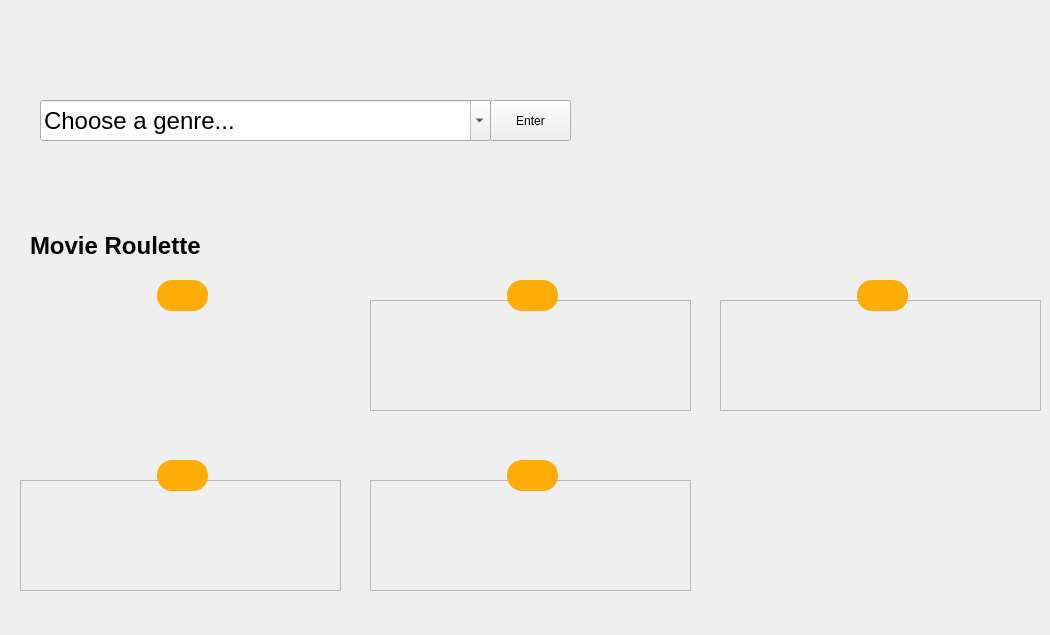
          <widget class="QWidget" name="Randomtab">
           <attribute name="title">
            <string>Page</string>
           </attribute>
           <widget class="QPushButton" name="pushButton_9">
            <property name="geometry">
             <rect>
              <x>30</x>
              <y>550</y>
              <width>32</width>
              <height>32</height>
             </rect>
            </property>
            <property name="layoutDirection">
             <enum>Qt::LeftToRight</enum>
            </property>
            <property name="autoFillBackground">
             <bool>false</bool>
            </property>
            <property name="styleSheet">
             <string notr="true">background-color: rgb(255, 255, 255);</string>
            </property>
            <property name="text">
             <string/>
            </property>
            <property name="icon">
             <iconset>
              <normaloff>../../../Downloads/video-play-3-32 (1).png</normaloff>../../../Downloads/video-play-3-32 (1).png</iconset>
            </property>
            <property name="iconSize">
             <size>
              <width>30</width>
              <height>30</height>
             </size>
            </property>
            <property name="autoExclusive">
             <bool>false</bool>
            </property>
            <property name="autoDefault">
             <bool>false</bool>
            </property>
            <property name="default">
             <bool>false</bool>
            </property>
            <property name="flat">
             <bool>true</bool>
            </property>
           </widget>
           <widget class="QFrame" name="frame_61">
            <property name="geometry">
             <rect>
              <x>157</x>
              <y>460</y>
              <width>51</width>
              <height>31</height>
             </rect>
            </property>
            <property name="styleSheet">
             <string notr="true">border-radius:15px;
background-color: rgb(255, 172, 7);
</string>
            </property>
            <property name="frameShape">
             <enum>QFrame::NoFrame</enum>
            </property>
            <property name="frameShadow">
             <enum>QFrame::Raised</enum>
            </property>
            <widget class="QLabel" name="rating4_5">
             <property name="geometry">
              <rect>
               <x>5</x>
               <y>4</y>
               <width>41</width>
               <height>20</height>
              </rect>
             </property>
             <property name="font">
              <font>
               <pointsize>9</pointsize>
               <weight>75</weight>
               <bold>true</bold>
              </font>
             </property>
             <property name="text">
              <string/>
             </property>
             <property name="alignment">
              <set>Qt::AlignCenter</set>
             </property>
            </widget>
           </widget>
           <widget class="QFrame" name="frame_62">
            <property name="geometry">
             <rect>
              <x>157</x>
              <y>280</y>
              <width>51</width>
              <height>31</height>
             </rect>
            </property>
            <property name="styleSheet">
             <string notr="true">border-radius:15px;
background-color: rgb(255, 172, 7);
</string>
            </property>
            <property name="frameShape">
             <enum>QFrame::NoFrame</enum>
            </property>
            <property name="frameShadow">
             <enum>QFrame::Raised</enum>
            </property>
            <widget class="QLabel" name="rating_5">
             <property name="geometry">
              <rect>
               <x>5</x>
               <y>4</y>
               <width>41</width>
               <height>20</height>
              </rect>
             </property>
             <property name="font">
              <font>
               <pointsize>9</pointsize>
               <weight>75</weight>
               <bold>true</bold>
              </font>
             </property>
             <property name="text">
              <string/>
             </property>
             <property name="alignment">
              <set>Qt::AlignCenter</set>
             </property>
            </widget>
           </widget>
           <widget class="QFrame" name="frame_63">
            <property name="geometry">
             <rect>
              <x>507</x>
              <y>280</y>
              <width>51</width>
              <height>31</height>
             </rect>
            </property>
            <property name="styleSheet">
             <string notr="true">border-radius:15px;
background-color: rgb(255, 172, 7);
</string>
            </property>
            <property name="frameShape">
             <enum>QFrame::NoFrame</enum>
            </property>
            <property name="frameShadow">
             <enum>QFrame::Raised</enum>
            </property>
            <widget class="QLabel" name="rating2_5">
             <property name="geometry">
              <rect>
               <x>5</x>
               <y>4</y>
               <width>41</width>
               <height>20</height>
              </rect>
             </property>
             <property name="font">
              <font>
               <pointsize>9</pointsize>
               <weight>75</weight>
               <bold>true</bold>
              </font>
             </property>
             <property name="text">
              <string/>
             </property>
             <property name="alignment">
              <set>Qt::AlignCenter</set>
             </property>
            </widget>
           </widget>
           <widget class="QLabel" name="titler_2">
            <property name="geometry">
             <rect>
              <x>20</x>
              <y>410</y>
              <width>321</width>
              <height>21</height>
             </rect>
            </property>
            <property name="font">
             <font>
              <pointsize>11</pointsize>
              <weight>75</weight>
              <bold>true</bold>
             </font>
            </property>
            <property name="frameShape">
             <enum>QFrame::NoFrame</enum>
            </property>
            <property name="text">
             <string/>
            </property>
           </widget>
           <widget class="QFrame" name="frame_64">
            <property name="geometry">
             <rect>
              <x>507</x>
              <y>460</y>
              <width>51</width>
              <height>31</height>
             </rect>
            </property>
            <property name="styleSheet">
             <string notr="true">border-radius:15px;
background-color: rgb(255, 172, 7);
</string>
            </property>
            <property name="frameShape">
             <enum>QFrame::NoFrame</enum>
            </property>
            <property name="frameShadow">
             <enum>QFrame::Raised</enum>
            </property>
            <widget class="QLabel" name="rating5_5">
             <property name="geometry">
              <rect>
               <x>5</x>
               <y>4</y>
               <width>41</width>
               <height>20</height>
              </rect>
             </property>
             <property name="font">
              <font>
               <pointsize>9</pointsize>
               <weight>75</weight>
               <bold>true</bold>
              </font>
             </property>
             <property name="text">
              <string/>
             </property>
             <property name="alignment">
              <set>Qt::AlignCenter</set>
             </property>
            </widget>
           </widget>
           <widget class="QLabel" name="label_18">
            <property name="geometry">
             <rect>
              <x>20</x>
              <y>300</y>
              <width>321</width>
              <height>111</height>
             </rect>
            </property>
            <property name="frameShape">
             <enum>QFrame::NoFrame</enum>
            </property>
            <property name="text">
             <string/>
            </property>
            <property name="pixmap">
             <pixmap>Captura de ecrã 2020-05-28, às 11.18.43.png</pixmap>
            </property>
            <property name="scaledContents">
             <bool>true</bool>
            </property>
           </widget>
           <widget class="QLabel" name="genrer5_2">
            <property name="geometry">
             <rect>
              <x>370</x>
              <y>610</y>
              <width>321</width>
              <height>16</height>
             </rect>
            </property>
            <property name="font">
             <font>
              <weight>75</weight>
              <bold>true</bold>
             </font>
            </property>
            <property name="styleSheet">
             <string notr="true">color: rgb(107, 134, 153);</string>
            </property>
            <property name="frameShape">
             <enum>QFrame::NoFrame</enum>
            </property>
            <property name="text">
             <string/>
            </property>
           </widget>
           <widget class="QLabel" name="titler4_2">
            <property name="geometry">
             <rect>
              <x>20</x>
              <y>590</y>
              <width>321</width>
              <height>21</height>
             </rect>
            </property>
            <property name="font">
             <font>
              <pointsize>11</pointsize>
              <weight>75</weight>
              <bold>true</bold>
             </font>
            </property>
            <property name="frameShape">
             <enum>QFrame::NoFrame</enum>
            </property>
            <property name="text">
             <string/>
            </property>
           </widget>
           <widget class="QLabel" name="label_19">
            <property name="geometry">
             <rect>
              <x>720</x>
              <y>300</y>
              <width>321</width>
              <height>111</height>
             </rect>
            </property>
            <property name="frameShape">
             <enum>QFrame::StyledPanel</enum>
            </property>
            <property name="text">
             <string/>
            </property>
            <property name="pixmap">
             <pixmap>Captura de ecrã 2020-05-28, às 11.18.43.png</pixmap>
            </property>
            <property name="scaledContents">
             <bool>true</bool>
            </property>
           </widget>
           <widget class="QPushButton" name="pushButton_10">
            <property name="geometry">
             <rect>
              <x>30</x>
              <y>370</y>
              <width>32</width>
              <height>32</height>
             </rect>
            </property>
            <property name="layoutDirection">
             <enum>Qt::LeftToRight</enum>
            </property>
            <property name="autoFillBackground">
             <bool>false</bool>
            </property>
            <property name="styleSheet">
             <string notr="true">background-color: rgb(255, 255, 255);</string>
            </property>
            <property name="text">
             <string/>
            </property>
            <property name="icon">
             <iconset>
              <normaloff>../../../Downloads/video-play-3-32 (1).png</normaloff>../../../Downloads/video-play-3-32 (1).png</iconset>
            </property>
            <property name="iconSize">
             <size>
              <width>30</width>
              <height>30</height>
             </size>
            </property>
            <property name="autoExclusive">
             <bool>false</bool>
            </property>
            <property name="autoDefault">
             <bool>false</bool>
            </property>
            <property name="default">
             <bool>false</bool>
            </property>
            <property name="flat">
             <bool>true</bool>
            </property>
           </widget>
           <widget class="QLabel" name="label_20">
            <property name="geometry">
             <rect>
              <x>370</x>
              <y>480</y>
              <width>321</width>
              <height>111</height>
             </rect>
            </property>
            <property name="frameShape">
             <enum>QFrame::StyledPanel</enum>
            </property>
            <property name="text">
             <string/>
            </property>
            <property name="pixmap">
             <pixmap>Captura de ecrã 2020-05-28, às 11.18.43.png</pixmap>
            </property>
            <property name="scaledContents">
             <bool>true</bool>
            </property>
           </widget>
           <widget class="QLabel" name="genrer2_2">
            <property name="geometry">
             <rect>
              <x>370</x>
              <y>430</y>
              <width>321</width>
              <height>16</height>
             </rect>
            </property>
            <property name="font">
             <font>
              <weight>75</weight>
              <bold>true</bold>
             </font>
            </property>
            <property name="styleSheet">
             <string notr="true">color: rgb(107, 134, 153);</string>
            </property>
            <property name="frameShape">
             <enum>QFrame::NoFrame</enum>
            </property>
            <property name="text">
             <string/>
            </property>
           </widget>
           <widget class="QLabel" name="genrer3_2">
            <property name="geometry">
             <rect>
              <x>720</x>
              <y>430</y>
              <width>321</width>
              <height>16</height>
             </rect>
            </property>
            <property name="font">
             <font>
              <weight>75</weight>
              <bold>true</bold>
             </font>
            </property>
            <property name="styleSheet">
             <string notr="true">color: rgb(107, 134, 153);</string>
            </property>
            <property name="frameShape">
             <enum>QFrame::NoFrame</enum>
            </property>
            <property name="text">
             <string/>
            </property>
           </widget>
           <widget class="QFrame" name="frame_65">
            <property name="geometry">
             <rect>
              <x>857</x>
              <y>280</y>
              <width>51</width>
              <height>31</height>
             </rect>
            </property>
            <property name="styleSheet">
             <string notr="true">border-radius:15px;
background-color: rgb(255, 172, 7);
</string>
            </property>
            <property name="frameShape">
             <enum>QFrame::NoFrame</enum>
            </property>
            <property name="frameShadow">
             <enum>QFrame::Raised</enum>
            </property>
            <widget class="QLabel" name="rating3_5">
             <property name="geometry">
              <rect>
               <x>5</x>
               <y>4</y>
               <width>41</width>
               <height>20</height>
              </rect>
             </property>
             <property name="font">
              <font>
               <pointsize>9</pointsize>
               <weight>75</weight>
               <bold>true</bold>
              </font>
             </property>
             <property name="text">
              <string/>
             </property>
             <property name="alignment">
              <set>Qt::AlignCenter</set>
             </property>
            </widget>
           </widget>
           <widget class="QLabel" name="titler3_2">
            <property name="geometry">
             <rect>
              <x>720</x>
              <y>410</y>
              <width>321</width>
              <height>21</height>
             </rect>
            </property>
            <property name="font">
             <font>
              <pointsize>11</pointsize>
              <weight>75</weight>
              <bold>true</bold>
             </font>
            </property>
            <property name="frameShape">
             <enum>QFrame::NoFrame</enum>
            </property>
            <property name="text">
             <string/>
            </property>
           </widget>
           <widget class="QPushButton" name="pushButton_11">
            <property name="geometry">
             <rect>
              <x>380</x>
              <y>550</y>
              <width>32</width>
              <height>32</height>
             </rect>
            </property>
            <property name="layoutDirection">
             <enum>Qt::LeftToRight</enum>
            </property>
            <property name="autoFillBackground">
             <bool>false</bool>
            </property>
            <property name="styleSheet">
             <string notr="true">background-color: rgb(255, 255, 255);</string>
            </property>
            <property name="text">
             <string/>
            </property>
            <property name="icon">
             <iconset>
              <normaloff>../../../Downloads/video-play-3-32 (1).png</normaloff>../../../Downloads/video-play-3-32 (1).png</iconset>
            </property>
            <property name="iconSize">
             <size>
              <width>30</width>
              <height>30</height>
             </size>
            </property>
            <property name="autoExclusive">
             <bool>false</bool>
            </property>
            <property name="autoDefault">
             <bool>false</bool>
            </property>
            <property name="default">
             <bool>false</bool>
            </property>
            <property name="flat">
             <bool>true</bool>
            </property>
           </widget>
           <widget class="QLabel" name="genrer4_2">
            <property name="geometry">
             <rect>
              <x>20</x>
              <y>610</y>
              <width>321</width>
              <height>16</height>
             </rect>
            </property>
            <property name="font">
             <font>
              <weight>75</weight>
              <bold>true</bold>
             </font>
            </property>
            <property name="styleSheet">
             <string notr="true">color: rgb(107, 134, 153);</string>
            </property>
            <property name="frameShape">
             <enum>QFrame::NoFrame</enum>
            </property>
            <property name="text">
             <string/>
            </property>
           </widget>
           <widget class="QLabel" name="label_21">
            <property name="geometry">
             <rect>
              <x>370</x>
              <y>300</y>
              <width>321</width>
              <height>111</height>
             </rect>
            </property>
            <property name="frameShape">
             <enum>QFrame::StyledPanel</enum>
            </property>
            <property name="text">
             <string/>
            </property>
            <property name="pixmap">
             <pixmap>Captura de ecrã 2020-05-28, às 11.18.43.png</pixmap>
            </property>
            <property name="scaledContents">
             <bool>true</bool>
            </property>
           </widget>
           <widget class="QPushButton" name="pushButton_12">
            <property name="geometry">
             <rect>
              <x>380</x>
              <y>370</y>
              <width>32</width>
              <height>32</height>
             </rect>
            </property>
            <property name="layoutDirection">
             <enum>Qt::LeftToRight</enum>
            </property>
            <property name="autoFillBackground">
             <bool>false</bool>
            </property>
            <property name="styleSheet">
             <string notr="true">background-color: rgb(255, 255, 255);</string>
            </property>
            <property name="text">
             <string/>
            </property>
            <property name="icon">
             <iconset>
              <normaloff>../../../Downloads/video-play-3-32 (1).png</normaloff>../../../Downloads/video-play-3-32 (1).png</iconset>
            </property>
            <property name="iconSize">
             <size>
              <width>30</width>
              <height>30</height>
             </size>
            </property>
            <property name="autoExclusive">
             <bool>false</bool>
            </property>
            <property name="autoDefault">
             <bool>false</bool>
            </property>
            <property name="default">
             <bool>false</bool>
            </property>
            <property name="flat">
             <bool>true</bool>
            </property>
           </widget>
           <widget class="QLabel" name="titler5_2">
            <property name="geometry">
             <rect>
              <x>370</x>
              <y>590</y>
              <width>321</width>
              <height>21</height>
             </rect>
            </property>
            <property name="font">
             <font>
              <pointsize>11</pointsize>
              <weight>75</weight>
              <bold>true</bold>
             </font>
            </property>
            <property name="frameShape">
             <enum>QFrame::NoFrame</enum>
            </property>
            <property name="text">
             <string/>
            </property>
           </widget>
           <widget class="QLabel" name="titler2_2">
            <property name="geometry">
             <rect>
              <x>370</x>
              <y>410</y>
              <width>321</width>
              <height>21</height>
             </rect>
            </property>
            <property name="font">
             <font>
              <pointsize>11</pointsize>
              <weight>75</weight>
              <bold>true</bold>
             </font>
            </property>
            <property name="frameShape">
             <enum>QFrame::NoFrame</enum>
            </property>
            <property name="text">
             <string/>
            </property>
           </widget>
           <widget class="QLabel" name="label_22">
            <property name="geometry">
             <rect>
              <x>20</x>
              <y>480</y>
              <width>321</width>
              <height>111</height>
             </rect>
            </property>
            <property name="frameShape">
             <enum>QFrame::StyledPanel</enum>
            </property>
            <property name="text">
             <string/>
            </property>
            <property name="pixmap">
             <pixmap>Captura de ecrã 2020-05-28, às 11.18.43.png</pixmap>
            </property>
            <property name="scaledContents">
             <bool>true</bool>
            </property>
           </widget>
           <widget class="QComboBox" name="Genresbar">
            <property name="geometry">
             <rect>
              <x>40</x>
              <y>100</y>
              <width>451</width>
              <height>41</height>
             </rect>
            </property>
            <property name="font">
             <font>
              <pointsize>18</pointsize>
              <weight>50</weight>
              <bold>false</bold>
             </font>
            </property>
            <property name="editable">
             <bool>true</bool>
            </property>
            <property name="currentText">
             <string>Choose a genre...</string>
            </property>
           </widget>
           <widget class="QLabel" name="Random">
            <property name="geometry">
             <rect>
              <x>30</x>
              <y>220</y>
              <width>231</width>
              <height>51</height>
             </rect>
            </property>
            <property name="font">
             <font>
              <pointsize>18</pointsize>
              <weight>75</weight>
              <bold>true</bold>
             </font>
            </property>
            <property name="text">
             <string>Movie Roulette</string>
            </property>
           </widget>
           <widget class="QPushButton" name="pushButton_13">
            <property name="geometry">
             <rect>
              <x>730</x>
              <y>370</y>
              <width>32</width>
              <height>32</height>
             </rect>
            </property>
            <property name="layoutDirection">
             <enum>Qt::LeftToRight</enum>
            </property>
            <property name="autoFillBackground">
             <bool>false</bool>
            </property>
            <property name="styleSheet">
             <string notr="true">background-color: rgb(255, 255, 255);</string>
            </property>
            <property name="text">
             <string/>
            </property>
            <property name="icon">
             <iconset>
              <normaloff>../../../Downloads/video-play-3-32 (1).png</normaloff>../../../Downloads/video-play-3-32 (1).png</iconset>
            </property>
            <property name="iconSize">
             <size>
              <width>30</width>
              <height>30</height>
             </size>
            </property>
            <property name="autoExclusive">
             <bool>false</bool>
            </property>
            <property name="autoDefault">
             <bool>false</bool>
            </property>
            <property name="default">
             <bool>false</bool>
            </property>
            <property name="flat">
             <bool>true</bool>
            </property>
           </widget>
           <widget class="QLabel" name="genrer_2">
            <property name="geometry">
             <rect>
              <x>20</x>
              <y>430</y>
              <width>321</width>
              <height>16</height>
             </rect>
            </property>
            <property name="font">
             <font>
              <weight>75</weight>
              <bold>true</bold>
             </font>
            </property>
            <property name="styleSheet">
             <string notr="true">color: rgb(107, 134, 153);</string>
            </property>
            <property name="frameShape">
             <enum>QFrame::NoFrame</enum>
            </property>
            <property name="text">
             <string/>
            </property>
           </widget>
           <widget class="QPushButton" name="pushButton_14">
            <property name="geometry">
             <rect>
              <x>490</x>
              <y>100</y>
              <width>81</width>
              <height>41</height>
             </rect>
            </property>
            <property name="text">
             <string>Enter</string>
            </property>
            <property name="default">
             <bool>false</bool>
            </property>
            <property name="flat">
             <bool>false</bool>
            </property>
           </widget>
           <widget class="QPushButton" name="pushButton_16">
            <property name="geometry">
             <rect>
              <x>30</x>
              <y>550</y>
              <width>32</width>
              <height>32</height>
             </rect>
            </property>
            <property name="layoutDirection">
             <enum>Qt::LeftToRight</enum>
            </property>
            <property name="autoFillBackground">
             <bool>false</bool>
            </property>
            <property name="styleSheet">
             <string notr="true">background-color: rgb(255, 255, 255);</string>
            </property>
            <property name="text">
             <string/>
            </property>
            <property name="icon">
             <iconset>
              <normaloff>../../../Downloads/video-play-3-32 (1).png</normaloff>../../../Downloads/video-play-3-32 (1).png</iconset>
            </property>
            <property name="iconSize">
             <size>
              <width>30</width>
              <height>30</height>
             </size>
            </property>
            <property name="autoExclusive">
             <bool>false</bool>
            </property>
            <property name="autoDefault">
             <bool>false</bool>
            </property>
            <property name="default">
             <bool>false</bool>
            </property>
            <property name="flat">
             <bool>true</bool>
            </property>
           </widget>
           <widget class="QLabel" name="label_23">
            <property name="geometry">
             <rect>
              <x>770</x>
              <y>30</y>
              <width>241</width>
              <height>221</height>
             </rect>
            </property>
            <property name="text">
             <string/>
            </property>
            <property name="pixmap">
             <pixmap>../../../Downloads/image (2).png</pixmap>
            </property>
            <property name="scaledContents">
             <bool>true</bool>
            </property>
           </widget>
           <zorder>pushButton_9</zorder>
           <zorder>titler_2</zorder>
           <zorder>label_18</zorder>
           <zorder>genrer5_2</zorder>
           <zorder>titler4_2</zorder>
           <zorder>label_19</zorder>
           <zorder>pushButton_10</zorder>
           <zorder>label_20</zorder>
           <zorder>genrer2_2</zorder>
           <zorder>genrer3_2</zorder>
           <zorder>frame_65</zorder>
           <zorder>titler3_2</zorder>
           <zorder>pushButton_11</zorder>
           <zorder>genrer4_2</zorder>
           <zorder>label_21</zorder>
           <zorder>pushButton_12</zorder>
           <zorder>titler5_2</zorder>
           <zorder>titler2_2</zorder>
           <zorder>label_22</zorder>
           <zorder>Genresbar</zorder>
           <zorder>Random</zorder>
           <zorder>pushButton_13</zorder>
           <zorder>genrer_2</zorder>
           <zorder>pushButton_14</zorder>
           <zorder>frame_62</zorder>
           <zorder>frame_61</zorder>
           <zorder>frame_63</zorder>
           <zorder>frame_64</zorder>
           <zorder>pushButton_16</zorder>
           <zorder>label_23</zorder>
          </widget>
